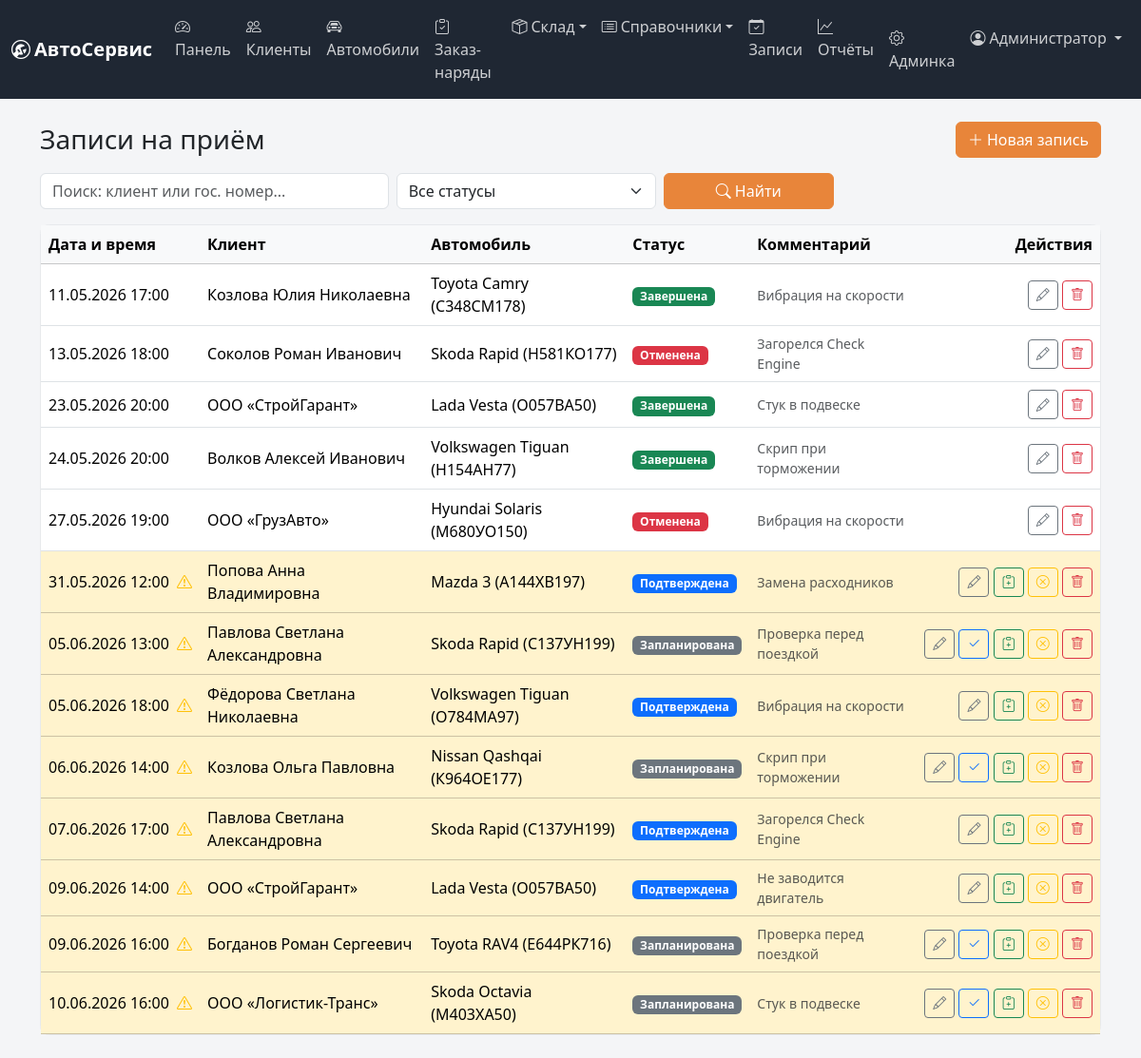
The page /appointments/ (signed in) on the database its author committed.
### users/models.py (models this page shows, shortened)
class User(AbstractUser):
    class Role(models.TextChoices):
        ADMIN = "admin", "Администратор"
        RECEIVER = "receiver", "Мастер-приёмщик"
        MECHANIC = "mechanic", "Механик"
    middle_name = models.CharField("Отчество", max_length=150, blank=True)
    phone = models.CharField("Телефон", max_length=20, blank=True)
    role = models.CharField(
        "Роль", max_length=20, choices=Role.choices, default=Role.RECEIVER
    )
    class Meta:
        verbose_name = "Сотрудник"
        verbose_name_plural = "Сотрудники"
    @property
    def full_name(self):
        parts = [self.last_name, self.first_name, self.middle_name]
        return " ".join(p for p in parts if p) or self.username
    @property
    def is_admin(self):
        return self.is_superuser or self.role == self.Role.ADMIN
    @property
    def is_mechanic(self):
        return self.role == self.Role.MECHANIC

### workshop/models.py (models this page shows, shortened)
class Appointment(models.Model):
    class Status(models.TextChoices):
        PLANNED = "planned", "Запланирована"
        CONFIRMED = "confirmed", "Подтверждена"
        DONE = "done", "Завершена"
        CANCELLED = "cancelled", "Отменена"
    client = models.ForeignKey(
        Client, on_delete=models.CASCADE, related_name="appointments",
        verbose_name="Клиент",
    )
    vehicle = models.ForeignKey(
        Vehicle, on_delete=models.CASCADE, related_name="appointments",
        verbose_name="Автомобиль",
    )
    scheduled_at = models.DateTimeField("Дата и время")
    status = models.CharField(
        "Статус", max_length=20, choices=Status.choices, default=Status.PLANNED
    )
    comment = models.CharField("Комментарий", max_length=255, blank=True)
    class Meta:
        verbose_name = "Запись на приём"
        verbose_name_plural = "Записи на приём"
        ordering = ["scheduled_at"]
    SLOT_MINUTES = 60
    @property
    def status_color(self):
        return {
            "planned": "secondary",
            "confirmed": "primary",
            "done": "success",
            "cancelled": "danger",
        }.get(self.status, "secondary")
    @property
    def is_past(self):
        return self.scheduled_at < timezone.now()
    @property
    def is_overdue(self):
        return self.is_past and self.status in (
            self.Status.PLANNED, self.Status.CONFIRMED
        )

class Client(models.Model):
    class Type(models.TextChoices):
        INDIVIDUAL = "individual", "Физическое лицо"
        COMPANY = "company", "Юридическое лицо"
    full_name = models.CharField("ФИО / Название", max_length=255)
    phone = models.CharField("Телефон", max_length=20)
    email = models.EmailField("Email", blank=True)
    type = models.CharField(
        "Тип", max_length=20, choices=Type.choices, default=Type.INDIVIDUAL
    )
    created_at = models.DateTimeField("Дата регистрации", auto_now_add=True)
    class Meta:
        verbose_name = "Клиент"
        verbose_name_plural = "Клиенты"
        ordering = ["full_name"]

class Vehicle(models.Model):
    client = models.ForeignKey(
        Client, on_delete=models.CASCADE, related_name="vehicles",
        verbose_name="Клиент",
    )
    brand = models.CharField("Марка", max_length=100)
    model = models.CharField("Модель", max_length=100)
    plate = models.CharField("Гос. номер", max_length=20)
    vin = models.CharField("VIN", max_length=17, blank=True)
    year = models.PositiveIntegerField("Год выпуска", null=True, blank=True)
    mileage = models.PositiveIntegerField("Пробег, км", null=True, blank=True)
    class Meta:
        verbose_name = "Автомобиль"
        verbose_name_plural = "Автомобили"
        ordering = ["brand", "model"]
    def __str__(self):
        return f"{self.brand} {self.model} ({self.plate})"

### workshop/views.py (the view)
# urls.py: path("appointments/", views.AppointmentListView.as_view(), name="appointment_list"),
class AppointmentListView(DirectoryAccess, ListView):
    model = Appointment
    template_name = "appointments/appointment_list.html"
    paginate_by = 15
    def get_queryset(self):
        qs = Appointment.objects.select_related("client", "vehicle")
        status = self.request.GET.get("status", "").strip()
        query = self.request.GET.get("q", "").strip()
        if status:
            qs = qs.filter(status=status)
        if query:
            qs = qs.filter(
                Q(client__full_name__icontains=query)
                | Q(vehicle__plate__icontains=query)
            )
        return qs
    def get_context_data(self, **kwargs):
        ctx = super().get_context_data(**kwargs)
        ctx["q"] = self.request.GET.get("q", "")
        ctx["status"] = self.request.GET.get("status", "")
        ctx["status_choices"] = Appointment.Status.choices
        return ctx

### users/access.py (called while the page is built)
    def dispatch(self, request, *args, **kwargs):
        if not request.user.is_authenticated:
            return self.handle_no_permission()
        if request.user.is_superuser or request.user.role in self.allowed_roles:
            return super().dispatch(request, *args, **kwargs)
        raise PermissionDenied

### workshop/context_processors.py (called while the page is built)
def workshop_info(request):
    return {"workshop": getattr(settings, "WORKSHOP_INFO", {})}

### templates/appointments/appointment_list.html (shortened to what this page needs)
{% extends "base.html" %}
{% block content %}
<div class="d-flex justify-content-between align-items-center mb-3">
  <h1 class="h3 mb-0">Записи на приём</h1>
  <a href="{% url 'appointment_create' %}" class="btn btn-primary"><i class="bi bi-plus-lg me-1"></i>Новая запись</a>
</div>
<form method="get" class="row g-2 mb-3">
  <div class="col-md-4">
    <input type="text" name="q" value="{{ q }}" class="form-control" placeholder="Поиск: клиент или гос. номер...">
  </div>
  <div class="col-md-3">
    <select name="status" class="form-select" onchange="this.form.submit()">
      <option value="">Все статусы</option>
    </select>
  </div>
  <div class="col-md-2"><button class="btn btn-primary w-100"><i class="bi bi-search me-1"></i>Найти</button></div>
</form>
<div class="card"><div class="table-responsive">
  <table class="table table-hover align-middle mb-0">
    <thead class="table-light"><tr>
      <th>Дата и время</th><th>Клиент</th><th>Автомобиль</th>
      <th>Статус</th><th>Комментарий</th><th class="text-end">Действия</th>
    </tr></thead>
    <tbody>
      {% for a in object_list %}
      <tr {% if a.is_overdue %}class="table-warning"{% endif %}>
        <td class="fw-medium text-nowrap">
          {{ a.scheduled_at|date:"d.m.Y H:i" }}
          {% if a.is_overdue %}<i class="bi bi-exclamation-triangle text-warning ms-1" title="Время приёма прошло"></i>{% endif %}
        </td>
        <td>{{ a.client.full_name }}</td>
        <td>{{ a.vehicle }}</td>
        <td><span class="badge bg-{{ a.status_color }}">{{ a.get_status_display }}</span></td>
        <td class="small text-muted">{{ a.comment|default:"—"|truncatechars:40 }}</td>
        <td class="text-end text-nowrap">
          <a href="{% url 'appointment_update' a.pk %}" class="btn btn-sm btn-outline-secondary" title="Изменить"><i class="bi bi-pencil"></i></a>
          {% if a.status == 'planned' %}
            <form method="post" action="{% url 'appointment_set_status' a.pk %}" class="d-inline">
              <button class="btn btn-sm btn-outline-primary" title="Подтвердить"><i class="bi bi-check2"></i></button>
            </form>
          {% endif %}
          {% if a.status == 'planned' or a.status == 'confirmed' %}
            <form method="post" action="{% url 'appointment_convert' a.pk %}" class="d-inline" onsubmit="return confirm('Создать заказ-наряд по этой записи?')">
              {% csrf_token %}<button class="btn btn-sm btn-outline-success" title="Создать заказ-наряд"><i class="bi bi-clipboard-plus"></i></button>
            </form>
            <form method="post" action="{% url 'appointment_set_status' a.pk %}" class="d-inline" onsubmit="return confirm('Отменить запись?')">
              <button class="btn btn-sm btn-outline-warning" title="Отменить"><i class="bi bi-x-circle"></i></button>
            </form>
          {% endif %}
          <a href="{% url 'appointment_delete' a.pk %}" class="btn btn-sm btn-outline-danger" title="Удалить"><i class="bi bi-trash"></i></a>
        </td>
      </tr>
      {% empty %}
      <tr><td colspan="6" class="text-center text-muted py-4">Записи не найдены</td></tr>
      {% endfor %}
    </tbody>
  </table>
</div></div>
{% endblock %}

### templates/base.html (shortened to what this page needs)
{% load static %}
<!doctype html>
<html lang="ru">
<head>
  <link href="https://cdn.jsdelivr.net/npm/bootstrap@5.3.3/dist/css/bootstrap.min.css" rel="stylesheet">
  <link href="https://cdn.jsdelivr.net/npm/bootstrap-icons@1.11.3/font/bootstrap-icons.min.css" rel="stylesheet">
  <link href="{% static 'css/app.css' %}" rel="stylesheet">
</head>
<body>
  <nav class="navbar navbar-expand-lg navbar-dark app-navbar">
    <div class="container-fluid">
      <a class="navbar-brand fw-semibold" href="{% url 'dashboard' %}">
        <i class="bi bi-wrench-adjustable-circle me-1"></i>АвтоСервис
      </a>
      {% if user.is_authenticated %}
      <div class="collapse navbar-collapse" id="mainNav">
        <ul class="navbar-nav me-auto mb-2 mb-lg-0">
          <li class="nav-item"><a class="nav-link" href="{% url 'dashboard' %}"><i class="bi bi-speedometer2 me-1"></i>Панель</a></li>
          {% if not user.is_mechanic %}
          <li class="nav-item"><a class="nav-link" href="{% url 'client_list' %}"><i class="bi bi-people me-1"></i>Клиенты</a></li>
          <li class="nav-item"><a class="nav-link" href="{% url 'vehicle_list' %}"><i class="bi bi-car-front me-1"></i>Автомобили</a></li>
          {% endif %}
          <li class="nav-item"><a class="nav-link" href="{% url 'order_list' %}"><i class="bi bi-clipboard-check me-1"></i>Заказ-наряды</a></li>
          {% if not user.is_mechanic %}
          <li class="nav-item dropdown">
            <a class="nav-link dropdown-toggle" href="#" role="button" data-bs-toggle="dropdown"><i class="bi bi-box-seam me-1"></i>Склад</a>
          </li>
          <li class="nav-item dropdown">
            <a class="nav-link dropdown-toggle" href="#" role="button" data-bs-toggle="dropdown"><i class="bi bi-card-list me-1"></i>Справочники</a>
          </li>
          <li class="nav-item"><a class="nav-link" href="{% url 'appointment_list' %}"><i class="bi bi-calendar-check me-1"></i>Записи</a></li>
          {% endif %}
          {% if user.is_admin %}
          <li class="nav-item"><a class="nav-link" href="{% url 'reports' %}"><i class="bi bi-graph-up me-1"></i>Отчёты</a></li>
          {% endif %}
        </ul>
        <ul class="navbar-nav">
          {% if user.is_staff %}
          <li class="nav-item"><a class="nav-link" href="{% url 'admin:index' %}"><i class="bi bi-gear me-1"></i>Админка</a></li>
          {% endif %}
          <li class="nav-item dropdown">
            <a class="nav-link dropdown-toggle" href="#" role="button" data-bs-toggle="dropdown">
              <i class="bi bi-person-circle me-1"></i>{{ user.full_name }}
            </a>
          </li>
        </ul>
      </div>
      {% endif %}
    </div>
  </nav>
  <main class="container py-4">
    {% block content %}{% endblock %}
  </main>
</body>
</html>

### static/css/app.css (style rules this page uses)
:root { --app-dark: #1f2733; --app-accent: #e8853a; --app-accent-dark: #c46a28; }
body { background-color: #f4f5f7; }
.app-navbar { background-color: var(--app-dark); }
.app-navbar .navbar-brand, .app-navbar .nav-link:hover { color: #fff; }
.app-navbar .nav-link { color: rgba(255, 255, 255, .78); }
.btn-primary { --bs-btn-bg: var(--app-accent); --bs-btn-border-color: var(--app-accent); --bs-btn-hover-bg: var(--app-accent-dark); --bs-btn-hover-border-color: var(--app-accent-dark); --bs-btn-active-bg: var(--app-accent-dark); --bs-btn-active-border-color: var(--app-accent-dark); }
.card { border: 1px solid #e7e9ec; border-radius: .6rem; }

### rows shown on the page
User: full_name "Администратор"
Appointment: scheduled_at "11.05.2026 17:00", client.full_name "Козлова Юлия Николаевна", vehicle "Toyota Camry (С348СМ178)", status "Завершена", comment "Вибрация на скорости"
Appointment: scheduled_at "13.05.2026 18:00", client.full_name "Соколов Роман Иванович", vehicle "Skoda Rapid (Н581КО177)", status "Отменена", comment "Загорелся Check Engine"
Appointment: scheduled_at "23.05.2026 20:00", client.full_name "ООО «СтройГарант»", vehicle "Lada Vesta (О057ВА50)", status "Завершена", comment "Стук в подвеске"
Appointment: scheduled_at "24.05.2026 20:00", client.full_name "Волков Алексей Иванович", vehicle "Volkswagen Tiguan (Н154АН77)", status "Завершена", comment "Скрип при торможении"
Appointment: scheduled_at "27.05.2026 19:00", client.full_name "ООО «ГрузАвто»", vehicle "Hyundai Solaris (М680УО150)", status "Отменена", comment "Вибрация на скорости"
Appointment: scheduled_at "31.05.2026 12:00", client.full_name "Попова Анна Владимировна", vehicle "Mazda 3 (А144ХВ197)", status "Подтверждена", comment "Замена расходников"
Appointment: scheduled_at "05.06.2026 13:00", client.full_name "Павлова Светлана Александровна", vehicle "Skoda Rapid (С137УН199)", status "Запланирована", comment "Проверка перед поездкой"
Appointment: scheduled_at "05.06.2026 18:00", client.full_name "Фёдорова Светлана Николаевна", vehicle "Volkswagen Tiguan (О784МА97)", status "Подтверждена", comment "Вибрация на скорости"
Appointment: scheduled_at "06.06.2026 14:00", client.full_name "Козлова Ольга Павловна", vehicle "Nissan Qashqai (К964ОЕ177)", status "Запланирована", comment "Скрип при торможении"
Appointment: scheduled_at "07.06.2026 17:00", client.full_name "Павлова Светлана Александровна", vehicle "Skoda Rapid (С137УН199)", status "Подтверждена", comment "Загорелся Check Engine"
Appointment: scheduled_at "09.06.2026 14:00", client.full_name "ООО «СтройГарант»", vehicle "Lada Vesta (О057ВА50)", status "Подтверждена", comment "Не заводится двигатель"
Appointment: scheduled_at "09.06.2026 16:00", client.full_name "Богданов Роман Сергеевич", vehicle "Toyota RAV4 (Е644РК716)", status "Запланирована", comment "Проверка перед поездкой"
Appointment: scheduled_at "10.06.2026 16:00", client.full_name "ООО «Логистик-Транс»", vehicle "Skoda Octavia (М403ХА50)", status "Запланирована", comment "Стук в подвеске"
